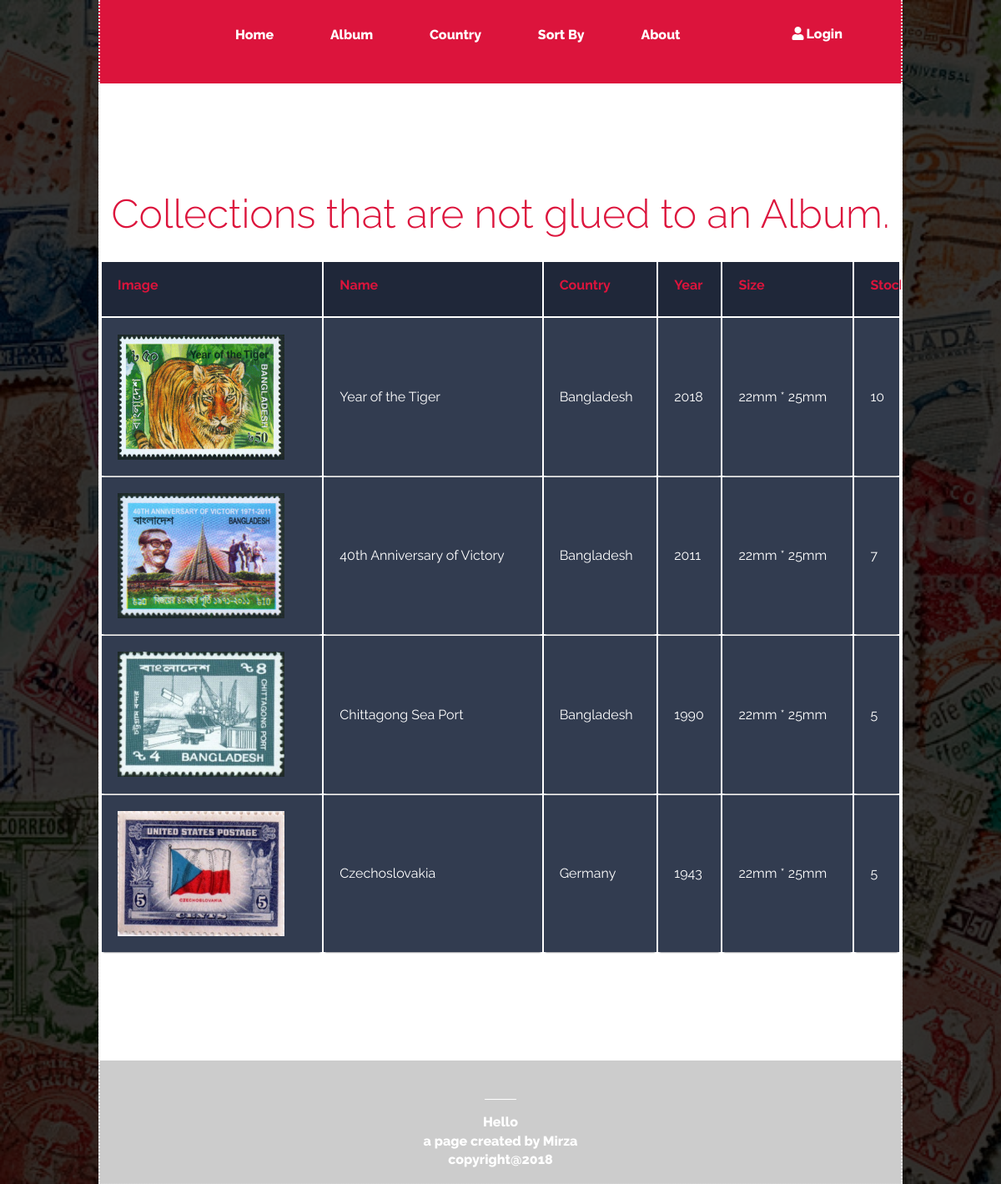
/nglued.php, run on the app's committed database.
### tables this page shows
CREATE TABLE `stamp` (
  `id` int(11) NOT NULL,
  `name` varchar(50) NOT NULL,
  `country` char(3) NOT NULL,
  `year` year(4) NOT NULL,
  `size` varchar(50) NOT NULL,
  `pic_src` varchar(350) NOT NULL,
  `count` int(5) NOT NULL,
  `glued` char(3) NOT NULL,
  `collector` int(11) NOT NULL
);

CREATE TABLE `countries` (
  `code` char(3) NOT NULL,
  `c_name` varchar(50) NOT NULL
);

### nglued.php (the view, shortened to what this page needs)
<?php
include 'connection.php';
$query = "SELECT * FROM stamp A join countries B on A.country=B.code WHERE glued='no' ORDER BY year DESC";
$data = mysqli_query($conn, $query);
$total = mysqli_num_rows($data);
include 'partials/header.php';
if ($total!=0){
?>
<div class="wrap" id="text">
    <h1>Collections that are not glued to an Album.</h1>
    <table class="container">
        <thead>
            <tr>
                <th><h1>Image</h1></th>
                <th><h1>Name</h1></th>
                <th><h1>Country</h1></th>
                <th><h1>Year</h1></th>
                <th><h1>Size</h1></th>
                <th><h1>Stock</h1></th>
            </tr>
        </thead>
        <?php
        while($result= mysqli_fetch_assoc($data))
        {
            echo "<tbody>
                <tr>
                    <td><a href='$result[pic_src]'><img src='".$result['pic_src']."'height='100px' width='100px'/></a></td>
                    <td>".$result['name']."</td>
                    <td>".$result['c_name']."</td>
                    <td>".$result['year']."</td>
                    <td>".$result['size']."</td>
                    <td>".$result['count']."</td>
                </tr>
            <tbody>";
        }
        } else{
        }
        ?>
    </table>
</div>
<?php include 'partials/footer.php';?>

### partials/style.php (style rules this page uses)
body { font-family: 'Raleway', sans-serif; font-weight: 800; margin: 0; padding: 0; line-height: 1.42em; color:black; background-image: url(images/bg.jpg); background-repeat: no-repeat; background-size: cover; background-attachment: fixed; box-shadow: inset 0 0 0 1000px rgba(0,0,0,0.8); }
.wrap { background-color: #FFF; max-width: 80%; margin: 0 auto; text-align:left; border-left: 2px dotted #eee; border-right: 2px dotted #eee; }
#text { padding-top: 100px; }
td { padding:30px; }
h1 { font-size:3em; font-weight: 300; line-height:1em; text-align: center; color: crimson; }
.container th h1 { font-weight: bold; font-size: 1em; text-align: left; color: crimson; }
.container td { font-weight: normal; font-size: 1em; box-shadow: 0 2px 2px -2px #0E1119; color:white; }
.container { text-align: left; overflow: hidden; width: 100%; margin: 0 auto; display: table; padding: 0 0 8em 0; }
.container td, .container th { padding-bottom: 2%; padding-top: 2%; padding-left:2%; }
.container tr:nth-child(odd) { background-color: #323C50; }
.container th { background-color: #1F2739; }
.container td:first-child { color: crimson; }
img { width:200px; height:150px; }
a { color:white; text-decoration:none; }

### data on the page
stamp: pic_src (picture), name "Year of the Tiger", countries.c_name "Bangladesh", year "2018", size "22mm * 25mm", count "10"
stamp: pic_src (picture), name "40th Anniversary of Victory", countries.c_name "Bangladesh", year "2011", size "22mm * 25mm", count "7"
stamp: pic_src (picture), name "Chittagong Sea Port", countries.c_name "Bangladesh", year "1990", size "22mm * 25mm", count "5"
stamp: pic_src (picture), name "Czechoslovakia", countries.c_name "Germany", year "1943", size "22mm * 25mm", count "5"
